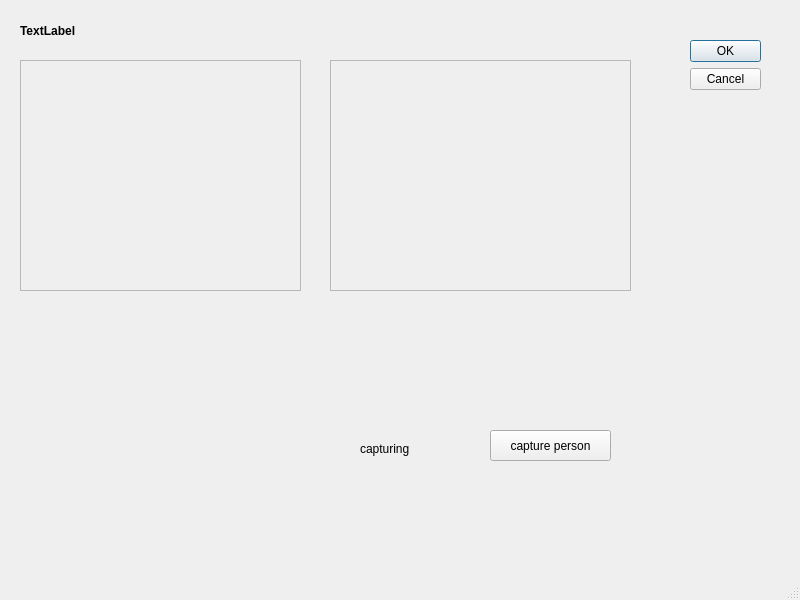
<?xml version="1.0" encoding="UTF-8"?>
<ui version="4.0">
 <class>MainWindow</class>
 <widget class="QMainWindow" name="MainWindow">
  <property name="geometry">
   <rect>
    <x>0</x>
    <y>0</y>
    <width>800</width>
    <height>600</height>
   </rect>
  </property>
  <property name="windowTitle">
   <string>MainWindow</string>
  </property>
  <widget class="QWidget" name="centralwidget">
   <property name="styleSheet">
    <string notr="true">true</string>
   </property>
   <widget class="QDialogButtonBox" name="buttonBox">
    <property name="geometry">
     <rect>
      <x>690</x>
      <y>40</y>
      <width>71</width>
      <height>221</height>
     </rect>
    </property>
    <property name="orientation">
     <enum>Qt::Vertical</enum>
    </property>
    <property name="standardButtons">
     <set>QDialogButtonBox::Cancel|QDialogButtonBox::Ok</set>
    </property>
   </widget>
   <widget class="QLabel" name="cam_label">
    <property name="geometry">
     <rect>
      <x>20</x>
      <y>60</y>
      <width>281</width>
      <height>231</height>
     </rect>
    </property>
    <property name="frameShape">
     <enum>QFrame::StyledPanel</enum>
    </property>
    <property name="text">
     <string/>
    </property>
   </widget>
   <widget class="QPushButton" name="capture_btn">
    <property name="geometry">
     <rect>
      <x>490</x>
      <y>430</y>
      <width>121</width>
      <height>31</height>
     </rect>
    </property>
    <property name="text">
     <string>capture person</string>
    </property>
   </widget>
   <widget class="QLabel" name="capture_label">
    <property name="geometry">
     <rect>
      <x>360</x>
      <y>440</y>
      <width>91</width>
      <height>17</height>
     </rect>
    </property>
    <property name="layoutDirection">
     <enum>Qt::RightToLeft</enum>
    </property>
    <property name="text">
     <string>capturing</string>
    </property>
   </widget>
   <widget class="QLabel" name="follow_label">
    <property name="geometry">
     <rect>
      <x>20</x>
      <y>20</y>
      <width>101</width>
      <height>21</height>
     </rect>
    </property>
    <property name="font">
     <font>
      <weight>75</weight>
      <bold>true</bold>
     </font>
    </property>
    <property name="text">
     <string>TextLabel</string>
    </property>
   </widget>
   <widget class="QLabel" name="cam_label_2">
    <property name="geometry">
     <rect>
      <x>330</x>
      <y>60</y>
      <width>301</width>
      <height>231</height>
     </rect>
    </property>
    <property name="frameShape">
     <enum>QFrame::StyledPanel</enum>
    </property>
    <property name="text">
     <string/>
    </property>
   </widget>
  </widget>
  <widget class="QMenuBar" name="menubar">
   <property name="geometry">
    <rect>
     <x>0</x>
     <y>0</y>
     <width>800</width>
     <height>22</height>
    </rect>
   </property>
  </widget>
  <widget class="QStatusBar" name="statusbar"/>
 </widget>
 <resources/>
 <connections/>
</ui>
